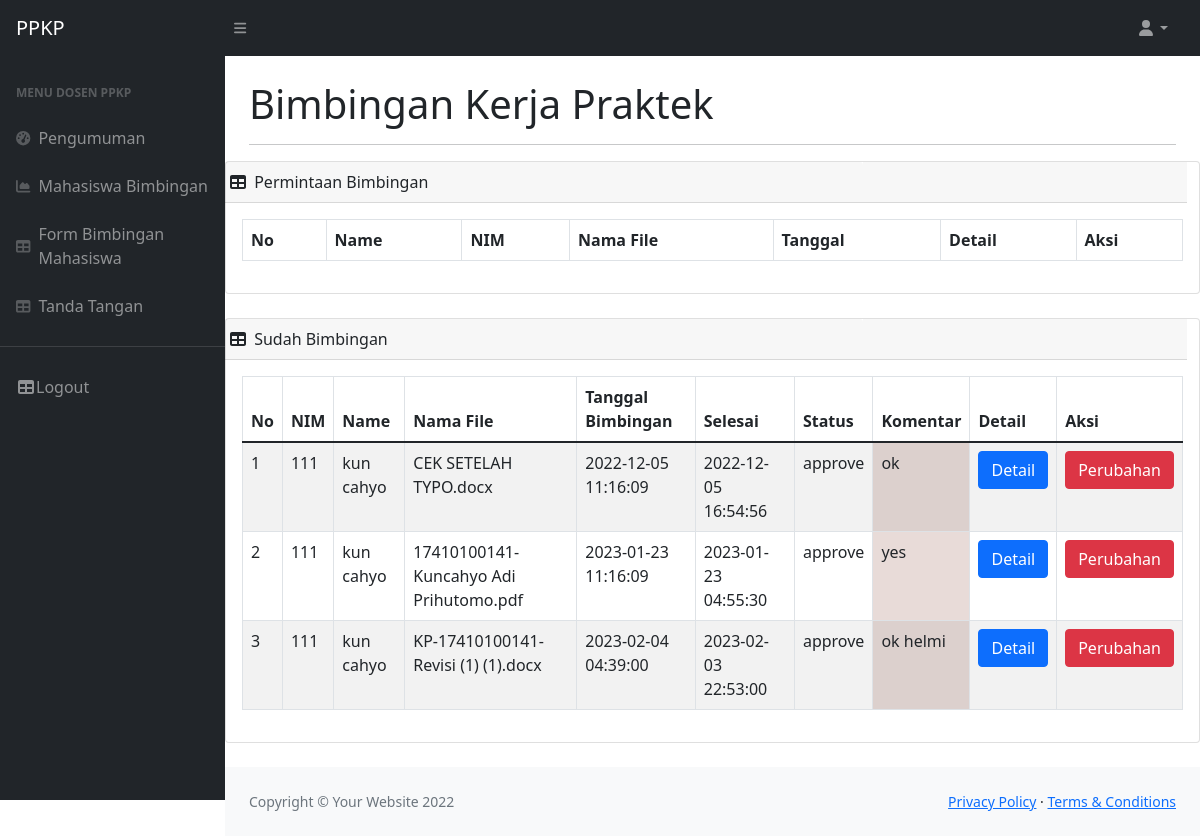
Page /Bimbingan_Upload.php?id=47 on the committed database.
### tables this page shows
CREATE TABLE `bimbingan` (
  `id` bigint(20) UNSIGNED NOT NULL,
  `id_mahasiswa` int(11) NOT NULL,
  `id_dosen` int(11) NOT NULL,
  `nim` bigint(20) NOT NULL,
  `namalengkap` varchar(255) NOT NULL,
  `namafile` varchar(255) NOT NULL,
  `tanggal_bimbingan` datetime DEFAULT NULL,
  `waktu_selesai` datetime DEFAULT current_timestamp(),
  `status` varchar(50) NOT NULL,
  `komentar` text NOT NULL
);

### Bimbingan_Upload.php (the view, shortened to what this page needs)
<!DOCTYPE html>
<html lang="en">
    <head>
        <link href="https://cdn.jsdelivr.net/npm/simple-datatables@latest/dist/style.css" rel="stylesheet" />
        <link href="css/styles.css" rel="stylesheet" />
        <link href="vendor/fontawesome-free/css/all.min.css" rel="stylesheet" type="text/css">
    </head>
    <body class="sb-nav-fixed">
    <?php
        require('_partial/navbar.php');
            require('_partial/sidebar.php');
            $id_user=$_GET['id'];
            ?>
                <main>
                    <div class="container-fluid px-4">
                        <h1 class="mt-4">Bimbingan Kerja Praktek</h1>
                        <hr>
                    </div>
                    <div class="card mb-4">
                        <div class="row col-md-12">
                            <div class="card-header col-md-8">
                                <i class="fas fa-table me-1"></i>
                                Permintaan Bimbingan
                            </div>
                            <div class="card-header col-md-4">
                            </div>
                        </div>
                            <div class="card-body">
                                <table id="datatablesSimple" class="display table table-striped table-bordered">
                                    <thead>
                                        <tr>
                                            <th>No</th>
                                            <th>Name</th>
                                            <th>NIM</th>
                                            <th>Nama File</th>
                                            <th>Tanggal</th>
                                            <th>Detail</th>
                                            <th>Aksi</th>
                                        </tr>
                                    </thead>
                                </table>
                            </div>
                        </div>
                    <div class="card mb-4">
                        <div class="row col-md-12">
                            <div class="card-header col-md-8">
                                <i class="fas fa-table me-1"></i>
                                Sudah Bimbingan
                            </div>
                            <div class="card-header col-md-4">
                            </div>
                        </div>
                            <div class="card-body">
                                <table id="datatablesSimple" class="display table table-striped table-bordered">
                                    <thead>
                                        <tr>
                                            <th>No</th>
                                            <th>NIM</th>
                                            <th>Name</th>
                                            <th>Nama File</th>
                                            <th>Tanggal Bimbingan</th>
                                            <th>Selesai</th>
                                            <th>Status</th>
                                            <th>Komentar</th>
                                            <th>Detail</th>
                                            <th>Aksi</th>
                                        </tr>
                                    </thead>
                                    <tbody>
                                    <?php
                       $no=1;
                          $sql = "Select * from bimbingan where id_mahasiswa=$id_user and status='approve'";
                          $query = mysqli_query($koneksi, $sql);
                             while ($row = mysqli_fetch_array($query))
                                {
                                 ?>
                                  <tr>
                                    <td><?php echo $no++;?></td>
                                    <td><?php echo $row['nim'];?></td>
                                    <td><?php echo $row['namalengkap'];?></td>
                                    <td><?php echo $row['namafile'];?></td>
                                    <td><?php echo $row['tanggal_bimbingan'];?></td>
                                    <td><?php echo $row['waktu_selesai'];?></td>
                                    <td><?php echo $row['status'];?></td>
                                    <td style="background-color:#E8DBD8 ;"><?php echo $row['komentar'];?></td>
                                    <td><a class="btn btn-primary" href="view/detail-bimbingan.php?nama=<?php echo $row['namafile'];?>">Detail</a></td>
                                    <td><a class="btn btn-danger" data-toggle="modal" data-target="#exampleModal1<?php echo $row['id'];?>">Perubahan</a></td>
                                  </tr>
                          <?php
                            }
                            ?>
                                    </tbody>
                                </table>
                            </div>
                        </div>
                </main>
                <?php
                require('_partial/footer.php')
                ?>
    </body>
</html>

### rows in the picture
bimbingan: nim "111", namalengkap "kun cahyo", namafile "CEK SETELAH TYPO.docx", tanggal_bimbingan "2022-12-05 11:16:09", waktu_selesai "2022-12-05 16:54:56", status "approve", komentar "ok"
bimbingan: nim "111", namalengkap "kun cahyo", namafile "17410100141-Kuncahyo Adi Prihutomo.pdf", tanggal_bimbingan "2023-01-23 11:16:09", waktu_selesai "2023-01-23 04:55:30", status "approve", komentar "yes"
bimbingan: nim "111", namalengkap "kun cahyo", namafile "KP-17410100141-Revisi (1) (1).docx", tanggal_bimbingan "2023-02-04 04:39:00", waktu_selesai "2023-02-03 22:53:00", status "approve", komentar "ok helmi"
